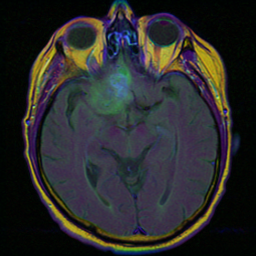
#> input picture data/sample/images/mri_brain_tumor_01.png, 256 x 256 px
$ python export_skull_stripping_figure.py
#> lines starting #> are read from the running program, lines starting #| are printed output that depends on the picture; after the words box and inside, x2 and y2 are one past the last pixel; in counts of white or black regions, pixels touching at a corner belong together
### src/preprocessing/skull_strip.py
"""Thuật toán Tách sọ não (Skull Stripping) 6 bước trên ảnh MRI.

Phụ trách: Hà Mạnh Trường (MSSV: 2045240326).
Tài liệu tham khảo: Gonzalez & Woods (4th Ed), Chapter 9 (Morphological Image Processing).

Quy trình 6 bước DIP:
1. Khử nhiễu sơ bộ bằng Gaussian blur (5x5, sigma=1.0).
2. Phân ngưỡng nhị phân Otsu tự động tách đầu khỏi nền đen.
3. Phép mở hình thái học (Morphological Opening) cắt đứt cầu nối mô giữa màng não và xương sọ.
4. Trích xuất thành phần liên thông lớn nhất (Largest Connected Component - LCC).
5. Phép đóng hình thái học (Closing) khép rãnh nhỏ và lấp đầy lỗ hổng não thất (Hole Filling).
6. Phép nhân Bitwise-AND với ảnh gốc để thu được ảnh não sạch sọ.
"""

from typing import Dict, Optional, Tuple, Union
import numpy as np
import cv2


def _build_brain_mask_steps(
    gray: np.ndarray,
    kernel_size: int
) -> Tuple[np.ndarray, Dict[str, np.ndarray]]:
    """Thực thi chuỗi 6 bước và trả về mặt nạ não kèm toàn bộ ảnh trung gian.

    Args:
        gray: Ảnh MRI xám đầu vào (H, W), dtype uint8.
        kernel_size: Kích thước phần tử cấu trúc elip cho phép Opening.

    Returns:
        Tuple[np.ndarray, Dict[str, np.ndarray]]: (brain_mask, intermediates) với
        các khoá 'original', 'denoised', 'otsu', 'opened', 'lcc',
        'closed_and_filled', 'brain_mask', 'stripped'.
    """
    steps: Dict[str, np.ndarray] = {}

    # 1. Khử nhiễu sơ bộ bằng Gaussian blur
    steps["original"] = gray.copy()
    denoised = cv2.GaussianBlur(gray, (5, 5), sigmaX=1.0)
    steps["denoised"] = denoised

    # 2. Ngưỡng hóa tự động Otsu
    _, otsu = cv2.threshold(denoised, 0, 255, cv2.THRESH_BINARY + cv2.THRESH_OTSU)
    steps["otsu"] = otsu

    # 3. Phép mở hình thái học với phần tử cấu trúc elip
    kernel = cv2.getStructuringElement(cv2.MORPH_ELLIPSE, (kernel_size, kernel_size))
    opened = cv2.morphologyEx(otsu, cv2.MORPH_OPEN, kernel, iterations=2)
    steps["opened"] = opened

    # 4. Tìm thành phần liên thông lớn nhất (Nhu mô não)
    lcc = np.zeros_like(gray, dtype=np.uint8)
    num_labels, labels, stats, _ = cv2.connectedComponentsWithStats(opened, connectivity=8)
    if num_labels > 1:
        # Bỏ qua label 0 (nền đen), tìm nhãn có diện tích lớn nhất
        largest_label = 1 + int(np.argmax(stats[1:, cv2.CC_STAT_AREA]))
        lcc[labels == largest_label] = 255
    steps["lcc"] = lcc

    # 5. Phép đóng hình thái học + lấp đầy lỗ hổng bên trong nhu mô não
    close_kernel = cv2.getStructuringElement(cv2.MORPH_ELLIPSE, (11, 11))
    closed = cv2.morphologyEx(lcc, cv2.MORPH_CLOSE, close_kernel, iterations=1)

    mask_floodfill = closed.copy()
    h, w = closed.shape
    fill_mask = np.zeros((h + 2, w + 2), np.uint8)
    cv2.floodFill(mask_floodfill, fill_mask, (0, 0), 255)
    mask_holes = cv2.bitwise_not(mask_floodfill)
    brain_mask = cv2.bitwise_or(closed, mask_holes)
    steps["closed_and_filled"] = brain_mask.copy()

    # 6. Bitwise-AND giữ lại nhu mô não trên ảnh gốc
    steps["brain_mask"] = brain_mask
    steps["stripped"] = cv2.bitwise_and(gray, gray, mask=brain_mask)

    return brain_mask, steps


def extract_brain_mask(
    image: np.ndarray,
    kernel_size: int = 5,
    return_intermediates: bool = False
) -> Union[np.ndarray, Tuple[np.ndarray, Dict[str, np.ndarray]]]:
    """Tạo mặt nạ nhị phân nhu mô não (Brain Mask), loại bỏ xương sọ và da đầu.

    Args:
        image: Ảnh MRI xám đầu vào (H, W), dtype uint8 [0, 255].
        kernel_size: Kích thước phần tử cấu trúc dạng đĩa (disk/ellipse).
        return_intermediates: Nếu True, trả thêm từ điển ảnh trung gian 6 bước.

    Returns:
        - return_intermediates=False: np.ndarray mặt nạ nhị phân (H, W),
          dtype uint8, giá trị {0, 255}.
        - return_intermediates=True: Tuple[np.ndarray, Dict[str, np.ndarray]] gồm
          (brain_mask, intermediates).
    """
    if len(image.shape) == 3:
        gray = cv2.cvtColor(image, cv2.COLOR_BGR2GRAY)
    else:
        gray = image.copy()

    brain_mask, steps = _build_brain_mask_steps(gray, kernel_size)
    if return_intermediates:
        return brain_mask, steps
    return brain_mask


def strip_skull(
    image: np.ndarray,
    brain_mask: Optional[np.ndarray] = None,
    return_intermediates: bool = False
) -> Union[Tuple[np.ndarray, np.ndarray],
           Tuple[np.ndarray, np.ndarray, Dict[str, np.ndarray]]]:
    """Tách sọ não khỏi ảnh MRI gốc.

    Args:
        image: Ảnh MRI xám đầu vào (H, W), dtype uint8.
        brain_mask: Mặt nạ não đã tính trước (nếu có). Nếu None, hàm sẽ tự gọi
            extract_brain_mask.
        return_intermediates: Nếu True, trả thêm từ điển ảnh trung gian 6 bước.

    Returns:
        - return_intermediates=False: Tuple (ảnh_sau_tách_sọ, mặt_nạ_nhu_mô_não).
        - return_intermediates=True: Tuple (ảnh_sau_tách_sọ, mặt_nạ_nhu_mô_não,
          intermediates).
    """
    if len(image.shape) == 3:
        gray = cv2.cvtColor(image, cv2.COLOR_BGR2GRAY)
    else:
        gray = image.copy()

    steps: Optional[Dict[str, np.ndarray]] = None
    if brain_mask is None:
        if return_intermediates:
            brain_mask, steps = extract_brain_mask(gray, return_intermediates=True)
        else:
            brain_mask = extract_brain_mask(gray)

    # Nhân bitwise-AND để giữ lại vùng não sạch sọ
    stripped_brain = cv2.bitwise_and(gray, gray, mask=brain_mask)

    if not return_intermediates:
        return stripped_brain, brain_mask

    if steps is None:
        # Mặt nạ được truyền từ ngoài: vẫn dựng chuỗi trung gian chuẩn để báo cáo.
        _, steps = extract_brain_mask(gray, return_intermediates=True)
        steps["brain_mask"] = brain_mask
    steps["stripped"] = stripped_brain
    return stripped_brain, brain_mask, steps

### scripts/export_skull_stripping_figure.py
#!/usr/bin/env python3
# -*- coding: utf-8 -*-
"""Xuất hình minh họa 6 bước Tách sọ não cho Báo cáo Chương 4.

Sử dụng chuỗi 6 bước trong `src/preprocessing/skull_strip.py`
(Gaussian -> Otsu -> Opening -> LCC -> Closing & Hole Filling -> Bitwise-AND)
và lưu lưới 2x3 độ phân giải cao vào `reports/figures/skull_stripping_steps.png`.

Chạy từ thư mục gốc repo:

    python scripts/export_skull_stripping_figure.py
"""

from pathlib import Path
import sys

import cv2
import matplotlib

matplotlib.use("Agg")  # Backend không cần màn hình (CI/terminal)
import matplotlib.pyplot as plt  # noqa: E402

ROOT = Path(__file__).resolve().parents[1]
if str(ROOT) not in sys.path:
    sys.path.insert(0, str(ROOT))

for _stream in (sys.stdout, sys.stderr):
    try:
        _stream.reconfigure(encoding="utf-8", errors="replace")
    except Exception:  # pragma: no cover - môi trường không hỗ trợ reconfigure
        pass

from src.preprocessing.skull_strip import strip_skull  # noqa: E402

OUTPUT_PATH = ROOT / "reports" / "figures" / "skull_stripping_steps.png"
PREFERRED_IMAGE = ROOT / "data" / "sample" / "images" / "mri_brain_tumor_01.png"


def resolve_sample_image() -> Path:
    """Chọn ảnh mẫu: ưu tiên ca 01, sau đó ảnh PNG đầu tiên có sẵn."""
    if PREFERRED_IMAGE.is_file():
        return PREFERRED_IMAGE
    for directory in (ROOT / "data" / "sample" / "images", ROOT / "data" / "full" / "images"):
        if directory.is_dir():
            for candidate in sorted(directory.glob("*.png")):
                return candidate
    raise FileNotFoundError("Không tìm thấy ảnh MRI mẫu trong data/sample/images hoặc data/full/images")


def main() -> int:
    image_path = resolve_sample_image()
    image = cv2.imread(str(image_path), cv2.IMREAD_GRAYSCALE)
    if image is None:
        raise RuntimeError(f"cv2.imread thất bại: {image_path}")

    _, _, steps = strip_skull(image, return_intermediates=True)

    panels = [
        ("1. Ảnh MRI gốc", steps["original"], "gray"),
        ("2. Phân ngưỡng Otsu", steps["otsu"], "gray"),
        ("3. Phép mở hình thái học (Opening)", steps["opened"], "gray"),
        ("4. Thành phần liên thông lớn nhất (LCC)", steps["lcc"], "gray"),
        ("5. Mặt nạ não hoàn chỉnh (Closing + Hole Filling)", steps["closed_and_filled"], "gray"),
        ("6. Não sạch sọ (Bitwise-AND)", steps["stripped"], "gray"),
    ]

    plt.rcParams["font.family"] = "DejaVu Sans"
    fig, axes = plt.subplots(2, 3, figsize=(15, 9), dpi=300)
    for axis, (title, panel, cmap) in zip(axes.ravel(), panels):
        axis.imshow(panel, cmap=cmap, vmin=0, vmax=255)
        axis.set_title(title, fontsize=12, fontweight="bold")
        axis.axis("off")

    fig.suptitle(
        "Quy trình 6 bước tách sọ não (Skull Stripping) trên ảnh MRI",
        fontsize=16, fontweight="bold", y=0.98,
    )
    fig.tight_layout(rect=(0, 0, 1, 0.96))

    OUTPUT_PATH.parent.mkdir(parents=True, exist_ok=True)
    fig.savefig(OUTPUT_PATH, dpi=300, bbox_inches="tight", facecolor="white")
    plt.close(fig)

    size_kb = OUTPUT_PATH.stat().st_size / 1024
    print(f"Đã xuất: {OUTPUT_PATH.relative_to(ROOT)} ({size_kb:.1f} KB)")
    print(f"Ảnh nguồn: {image_path.relative_to(ROOT)} • shape={image.shape}")
    return 0


if __name__ == "__main__":
    sys.exit(main())
#> in main, `image = cv2.imread(str(image_path), cv2.IMREAD_GRAYSCALE)`:
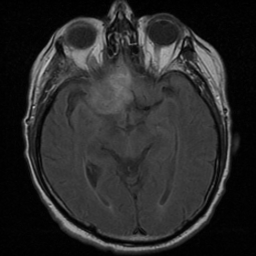
#> image: shape (256, 256); min 0, max 195, mean 41.8
#> in _build_brain_mask_steps, `_, otsu = cv2.threshold(denoised, 0, 255, cv2.THRESH_BINARY + cv2.THRE..`:
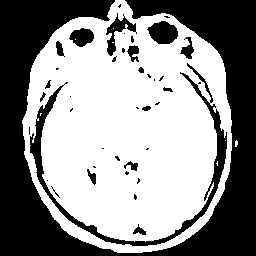
#> otsu: shape (256, 256); 56% white; 41 black regions (25 under 20 px), largest, box (x1, y1, x2, y2) and area: (0, 0, 256, 256) 23879, (30, 63, 227, 246) 2776, (147, 21, 178, 44) 515
#> in _build_brain_mask_steps, `opened = cv2.morphologyEx(otsu, cv2.MORPH_OPEN, kernel, iterations=2)`:
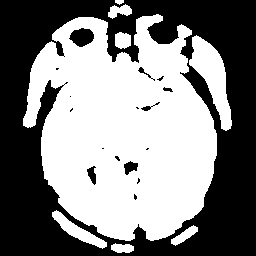
#> opened: shape (256, 256); 51.4% white; 17 black regions (10 under 20 px), largest, box (x1, y1, x2, y2) and area: (0, 0, 256, 256) 31130, (69, 28, 94, 47) 331, (124, 161, 138, 175) 123
#> in _build_brain_mask_steps, `num_labels, labels, stats, _ = cv2.connectedComponentsWithStats(opened..`:
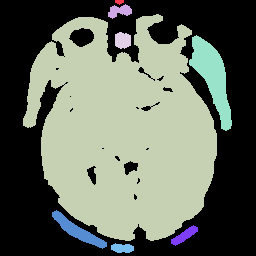
#> labels: shape (256, 256) int32; 9 distinct labels, from 0 to 8; one colour per label, 0 black
#> in _build_brain_mask_steps, `num_labels, labels, stats, _ = cv2.connectedComponentsWithStats(opened..`: num_labels = 9; stats = [[0, 0, 256, 256, 31882], [115, 0, 9, 5, 33], [108, 4, 24, 15, 214], [23, 14, 194, 227, 30358], [115, 32, 16, 17, 227], [189, 35, 43, 96, 1790], [52, 210, 55, 39, 623], [171, 225, 27, 21, 233], [111, 243, 23, 10, 176]]
#> in _build_brain_mask_steps, `largest_label = 1 + int(np.argmax(stats[1:, cv2.CC_STAT_AREA]))`: largest_label = 3
#> in extract_brain_mask, `brain_mask, steps = _build_brain_mask_steps(gray, kernel_size)`:
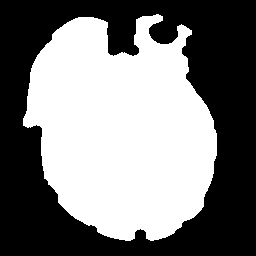
#> brain_mask: shape (256, 256); 48.7% white; 1 white region, box (x1, y1, x2, y2) and area: (23, 14, 217, 241) 31916
#> in extract_brain_mask, `brain_mask, steps = _build_brain_mask_steps(gray, kernel_size)`: steps = 8 items
#> in strip_skull, `stripped_brain = cv2.bitwise_and(gray, gray, mask=brain_mask)`:
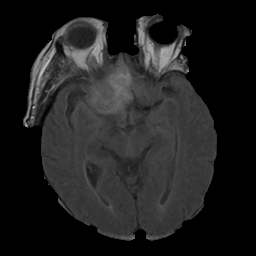
#> stripped_brain: shape (256, 256); min 0, max 194, mean 31.3
#> the loop in main, `for axis, (title, panel, cmap) in zip(axes.ravel(), panels):` made 6 passes
#> title on passes 1, 2, 3, 4, 6: '1. Ảnh MRI gốc', '2. Phân ngưỡng Otsu', '3. Phép mở hình thái học (Opening)', '4. Thành phần liên thông lớn nhất (LCC)', '6. Não sạch sọ (Bitwise-AND)'
#> in main, `fig.savefig(OUTPUT_PATH, dpi=300, bbox_inches="tight", facecolor="whit..`:
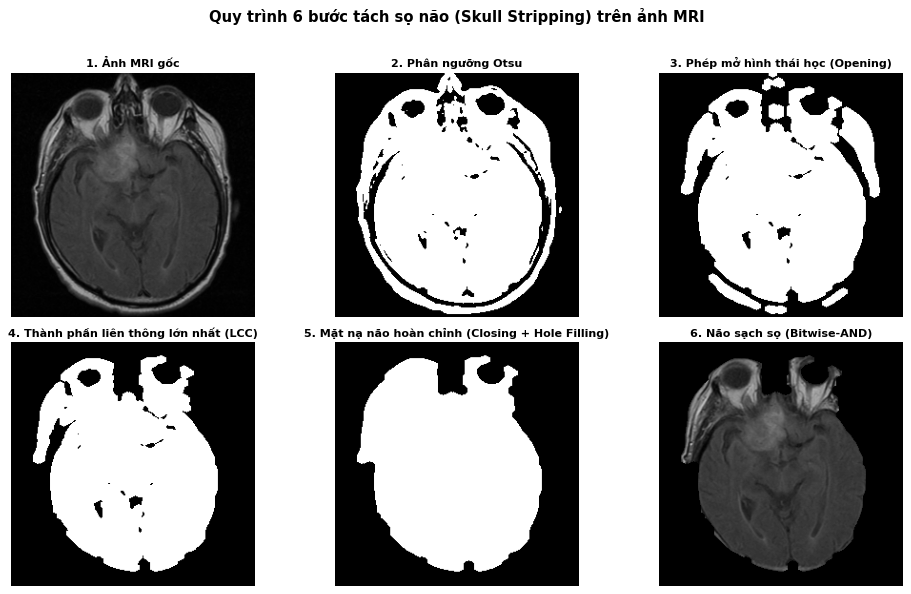
#> figure drawn by matplotlib, 6 panels
#| Ảnh nguồn: data/sample/images/mri_brain_tumor_01.png • shape=(256, 256)
#> (the program exits here)
